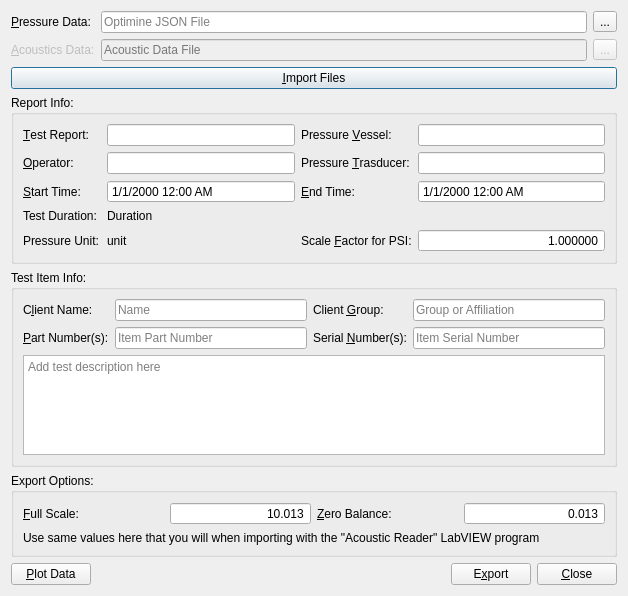
<?xml version="1.0" encoding="UTF-8"?>
<ui version="4.0">
 <class>OptimineExport</class>
 <widget class="QDialog" name="OptimineExport">
  <property name="geometry">
   <rect>
    <x>0</x>
    <y>0</y>
    <width>628</width>
    <height>596</height>
   </rect>
  </property>
  <property name="windowTitle">
   <string>Optimine DAT Exporter</string>
  </property>
  <layout class="QVBoxLayout" name="verticalLayout">
   <item>
    <layout class="QGridLayout" name="gridLayout" columnstretch="0,1,0,1">
     <item row="0" column="0">
      <widget class="QLabel" name="pressureFileLabel">
       <property name="text">
        <string>&amp;Pressure Data:</string>
       </property>
       <property name="buddy">
        <cstring>pressureFileLineEdit</cstring>
       </property>
      </widget>
     </item>
     <item row="0" column="3">
      <widget class="QToolButton" name="pressureFileButton">
       <property name="text">
        <string>...</string>
       </property>
      </widget>
     </item>
     <item row="1" column="0">
      <widget class="QLabel" name="acousticsFileLabel">
       <property name="enabled">
        <bool>false</bool>
       </property>
       <property name="text">
        <string>&amp;Acoustics Data:</string>
       </property>
       <property name="buddy">
        <cstring>acousticsFileLineEdit</cstring>
       </property>
      </widget>
     </item>
     <item row="1" column="3">
      <widget class="QToolButton" name="acousticsFileButton">
       <property name="enabled">
        <bool>false</bool>
       </property>
       <property name="text">
        <string>...</string>
       </property>
      </widget>
     </item>
     <item row="0" column="1" colspan="2">
      <widget class="QLineEdit" name="pressureFileLineEdit">
       <property name="placeholderText">
        <string>Optimine JSON File</string>
       </property>
      </widget>
     </item>
     <item row="1" column="1" colspan="2">
      <widget class="QLineEdit" name="acousticsFileLineEdit">
       <property name="enabled">
        <bool>false</bool>
       </property>
       <property name="placeholderText">
        <string>Acoustic Data File</string>
       </property>
      </widget>
     </item>
    </layout>
   </item>
   <item>
    <widget class="QPushButton" name="importButton">
     <property name="text">
      <string>&amp;Import Files</string>
     </property>
    </widget>
   </item>
   <item>
    <widget class="QGroupBox" name="reportGroup">
     <property name="title">
      <string>Report Info:</string>
     </property>
     <layout class="QGridLayout" name="gridLayout_2">
      <item row="1" column="3">
       <widget class="QLineEdit" name="pressureTransducerLineEdit">
        <property name="text">
         <string/>
        </property>
       </widget>
      </item>
      <item row="3" column="0">
       <widget class="QLabel" name="durationLabel">
        <property name="text">
         <string>Test Duration: </string>
        </property>
       </widget>
      </item>
      <item row="0" column="0">
       <widget class="QLabel" name="testReportLabel">
        <property name="text">
         <string>&amp;Test Report:</string>
        </property>
        <property name="buddy">
         <cstring>testReportLineEdit</cstring>
        </property>
       </widget>
      </item>
      <item row="2" column="1">
       <widget class="QDateTimeEdit" name="startTimeEdit">
        <property name="readOnly">
         <bool>true</bool>
        </property>
        <property name="buttonSymbols">
         <enum>QAbstractSpinBox::NoButtons</enum>
        </property>
        <property name="displayFormat">
         <string>M/d/yyyy hh:mm AP</string>
        </property>
        <property name="calendarPopup">
         <bool>false</bool>
        </property>
       </widget>
      </item>
      <item row="2" column="2">
       <widget class="QLabel" name="endTimeLabel">
        <property name="text">
         <string>&amp;End Time:</string>
        </property>
        <property name="buddy">
         <cstring>endTimeEdit</cstring>
        </property>
       </widget>
      </item>
      <item row="0" column="1">
       <widget class="QLineEdit" name="testReportLineEdit"/>
      </item>
      <item row="2" column="3">
       <widget class="QDateTimeEdit" name="endTimeEdit">
        <property name="readOnly">
         <bool>true</bool>
        </property>
        <property name="buttonSymbols">
         <enum>QAbstractSpinBox::NoButtons</enum>
        </property>
        <property name="displayFormat">
         <string>M/d/yyyy hh:mm AP</string>
        </property>
        <property name="calendarPopup">
         <bool>false</bool>
        </property>
       </widget>
      </item>
      <item row="0" column="2">
       <widget class="QLabel" name="pressureVesselLabel">
        <property name="text">
         <string>Pressure &amp;Vessel:</string>
        </property>
        <property name="buddy">
         <cstring>pressureVesselLineEdit</cstring>
        </property>
       </widget>
      </item>
      <item row="2" column="0">
       <widget class="QLabel" name="startTimeLabel">
        <property name="text">
         <string>&amp;Start Time:</string>
        </property>
        <property name="buddy">
         <cstring>startTimeEdit</cstring>
        </property>
       </widget>
      </item>
      <item row="1" column="2">
       <widget class="QLabel" name="pressureTransducerLabel">
        <property name="text">
         <string>Pressure &amp;Trasducer:</string>
        </property>
        <property name="buddy">
         <cstring>pressureTransducerLineEdit</cstring>
        </property>
       </widget>
      </item>
      <item row="1" column="1">
       <widget class="QLineEdit" name="operatorLineEdit"/>
      </item>
      <item row="1" column="0">
       <widget class="QLabel" name="operatorLabel">
        <property name="text">
         <string>&amp;Operator:</string>
        </property>
        <property name="buddy">
         <cstring>operatorLineEdit</cstring>
        </property>
       </widget>
      </item>
      <item row="0" column="3">
       <widget class="QLineEdit" name="pressureVesselLineEdit">
        <property name="text">
         <string/>
        </property>
       </widget>
      </item>
      <item row="4" column="0">
       <widget class="QLabel" name="pressureUnitLabel">
        <property name="text">
         <string>Pressure Unit:</string>
        </property>
       </widget>
      </item>
      <item row="4" column="1">
       <widget class="QLabel" name="pressureUnit">
        <property name="toolTip">
         <string>Recorded Pressure Units</string>
        </property>
        <property name="text">
         <string>unit</string>
        </property>
       </widget>
      </item>
      <item row="3" column="1" colspan="3">
       <widget class="QLabel" name="duration">
        <property name="text">
         <string>Duration</string>
        </property>
       </widget>
      </item>
      <item row="4" column="2">
       <widget class="QLabel" name="psiScaleFactorLabel">
        <property name="text">
         <string>Scale &amp;Factor for PSI:</string>
        </property>
        <property name="buddy">
         <cstring>scaleFactorSpinBox</cstring>
        </property>
       </widget>
      </item>
      <item row="4" column="3">
       <widget class="QDoubleSpinBox" name="scaleFactorSpinBox">
        <property name="alignment">
         <set>Qt::AlignRight|Qt::AlignTrailing|Qt::AlignVCenter</set>
        </property>
        <property name="buttonSymbols">
         <enum>QAbstractSpinBox::NoButtons</enum>
        </property>
        <property name="decimals">
         <number>6</number>
        </property>
        <property name="maximum">
         <double>1000.000000000000000</double>
        </property>
        <property name="value">
         <double>1.000000000000000</double>
        </property>
       </widget>
      </item>
     </layout>
    </widget>
   </item>
   <item>
    <widget class="QGroupBox" name="testGroup">
     <property name="title">
      <string>Test Item Info:</string>
     </property>
     <layout class="QGridLayout" name="gridLayout_3" columnstretch="0,1,0,1">
      <item row="1" column="0">
       <widget class="QLabel" name="partNumberLabel">
        <property name="text">
         <string>&amp;Part Number(s):</string>
        </property>
        <property name="buddy">
         <cstring>partNumberLineEdit</cstring>
        </property>
       </widget>
      </item>
      <item row="1" column="1">
       <widget class="QLineEdit" name="partNumberLineEdit">
        <property name="text">
         <string/>
        </property>
        <property name="placeholderText">
         <string>Item Part Number</string>
        </property>
       </widget>
      </item>
      <item row="1" column="2">
       <widget class="QLabel" name="serialNumberLabel">
        <property name="text">
         <string>Serial &amp;Number(s):</string>
        </property>
        <property name="buddy">
         <cstring>serialNumberLineEdit</cstring>
        </property>
       </widget>
      </item>
      <item row="1" column="3">
       <widget class="QLineEdit" name="serialNumberLineEdit">
        <property name="text">
         <string/>
        </property>
        <property name="placeholderText">
         <string>Item Serial Number</string>
        </property>
       </widget>
      </item>
      <item row="2" column="0" colspan="4">
       <widget class="QPlainTextEdit" name="descriptionTextEdit">
        <property name="placeholderText">
         <string>Add test description here</string>
        </property>
       </widget>
      </item>
      <item row="0" column="0">
       <widget class="QLabel" name="clientNameLabel">
        <property name="text">
         <string>C&amp;lient Name:</string>
        </property>
        <property name="buddy">
         <cstring>clientNameLineEdit</cstring>
        </property>
       </widget>
      </item>
      <item row="0" column="2">
       <widget class="QLabel" name="clientGroupLabel">
        <property name="text">
         <string>Client &amp;Group:</string>
        </property>
        <property name="buddy">
         <cstring>clientGroupLineEdit</cstring>
        </property>
       </widget>
      </item>
      <item row="0" column="1">
       <widget class="QLineEdit" name="clientNameLineEdit">
        <property name="placeholderText">
         <string>Name</string>
        </property>
       </widget>
      </item>
      <item row="0" column="3">
       <widget class="QLineEdit" name="clientGroupLineEdit">
        <property name="placeholderText">
         <string>Group or Affiliation</string>
        </property>
       </widget>
      </item>
     </layout>
    </widget>
   </item>
   <item>
    <widget class="QGroupBox" name="exportGroup">
     <property name="title">
      <string>Export Options:</string>
     </property>
     <layout class="QGridLayout" name="gridLayout_4">
      <item row="0" column="1">
       <widget class="QDoubleSpinBox" name="fullScaleSpinBox">
        <property name="toolTip">
         <string/>
        </property>
        <property name="alignment">
         <set>Qt::AlignRight|Qt::AlignTrailing|Qt::AlignVCenter</set>
        </property>
        <property name="buttonSymbols">
         <enum>QAbstractSpinBox::NoButtons</enum>
        </property>
        <property name="decimals">
         <number>3</number>
        </property>
        <property name="singleStep">
         <double>0.010000000000000</double>
        </property>
        <property name="value">
         <double>10.013000000000000</double>
        </property>
       </widget>
      </item>
      <item row="0" column="0">
       <widget class="QLabel" name="fullScaleLabel">
        <property name="text">
         <string>&amp;Full Scale:</string>
        </property>
        <property name="buddy">
         <cstring>fullScaleSpinBox</cstring>
        </property>
       </widget>
      </item>
      <item row="0" column="3">
       <widget class="QDoubleSpinBox" name="zeroBalanceSpinBox">
        <property name="alignment">
         <set>Qt::AlignRight|Qt::AlignTrailing|Qt::AlignVCenter</set>
        </property>
        <property name="buttonSymbols">
         <enum>QAbstractSpinBox::NoButtons</enum>
        </property>
        <property name="decimals">
         <number>3</number>
        </property>
        <property name="minimum">
         <double>-99.000000000000000</double>
        </property>
        <property name="singleStep">
         <double>0.010000000000000</double>
        </property>
        <property name="value">
         <double>0.013000000000000</double>
        </property>
       </widget>
      </item>
      <item row="0" column="2">
       <widget class="QLabel" name="zeroBalanceLabel">
        <property name="text">
         <string>&amp;Zero Balance:</string>
        </property>
        <property name="buddy">
         <cstring>zeroBalanceSpinBox</cstring>
        </property>
       </widget>
      </item>
      <item row="1" column="0" colspan="4">
       <widget class="QLabel" name="scaleBalanceHelp">
        <property name="text">
         <string>Use same values here that you will when importing with the &quot;Acoustic Reader&quot; LabVIEW program</string>
        </property>
       </widget>
      </item>
     </layout>
    </widget>
   </item>
   <item>
    <layout class="QHBoxLayout" name="horizontalLayout">
     <item>
      <widget class="QPushButton" name="plotButton">
       <property name="text">
        <string>&amp;Plot Data</string>
       </property>
      </widget>
     </item>
     <item>
      <spacer name="horizontalSpacer">
       <property name="orientation">
        <enum>Qt::Horizontal</enum>
       </property>
       <property name="sizeHint" stdset="0">
        <size>
         <width>40</width>
         <height>20</height>
        </size>
       </property>
      </spacer>
     </item>
     <item>
      <widget class="QPushButton" name="exportButton">
       <property name="text">
        <string>E&amp;xport</string>
       </property>
      </widget>
     </item>
     <item>
      <widget class="QPushButton" name="closeButton">
       <property name="text">
        <string>&amp;Close</string>
       </property>
      </widget>
     </item>
    </layout>
   </item>
  </layout>
 </widget>
 <tabstops>
  <tabstop>pressureFileLineEdit</tabstop>
  <tabstop>pressureFileButton</tabstop>
  <tabstop>acousticsFileLineEdit</tabstop>
  <tabstop>acousticsFileButton</tabstop>
  <tabstop>importButton</tabstop>
  <tabstop>testReportLineEdit</tabstop>
  <tabstop>pressureVesselLineEdit</tabstop>
  <tabstop>operatorLineEdit</tabstop>
  <tabstop>pressureTransducerLineEdit</tabstop>
  <tabstop>startTimeEdit</tabstop>
  <tabstop>endTimeEdit</tabstop>
  <tabstop>scaleFactorSpinBox</tabstop>
  <tabstop>clientNameLineEdit</tabstop>
  <tabstop>clientGroupLineEdit</tabstop>
  <tabstop>partNumberLineEdit</tabstop>
  <tabstop>serialNumberLineEdit</tabstop>
  <tabstop>descriptionTextEdit</tabstop>
  <tabstop>fullScaleSpinBox</tabstop>
  <tabstop>zeroBalanceSpinBox</tabstop>
  <tabstop>exportButton</tabstop>
  <tabstop>closeButton</tabstop>
 </tabstops>
 <resources/>
 <connections/>
</ui>
